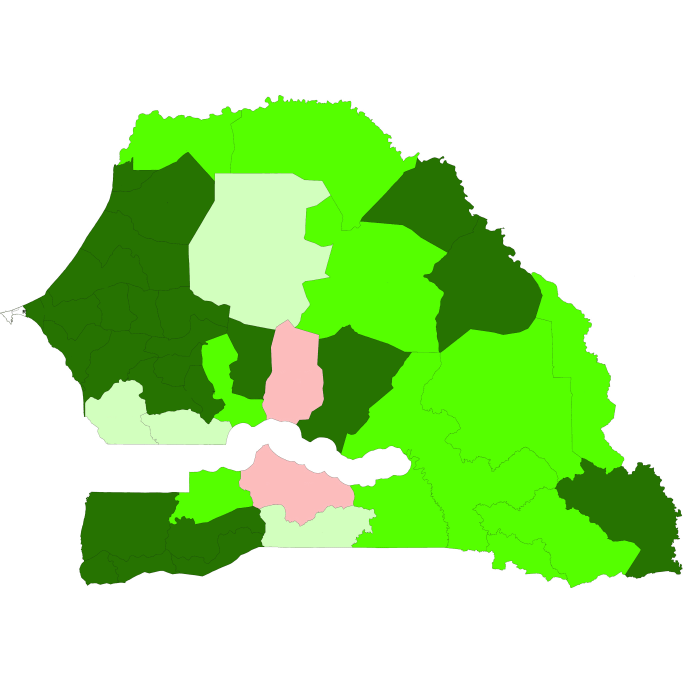
%> input picture mapsdigitized/maps/drinkingwater.png, 2048 x 2048 px (shown at 1/3 size)
$ octave --eval "mapReader5;"   (GNU Octave 9; MATLAB toolbox functions it lacks are replaced by stand-ins)
%> lines starting %> are read from the running program, lines starting %| are printed output that depends on the picture
function mapReader5


%Init
clc
im = imread('maps/drinkingwater.png');
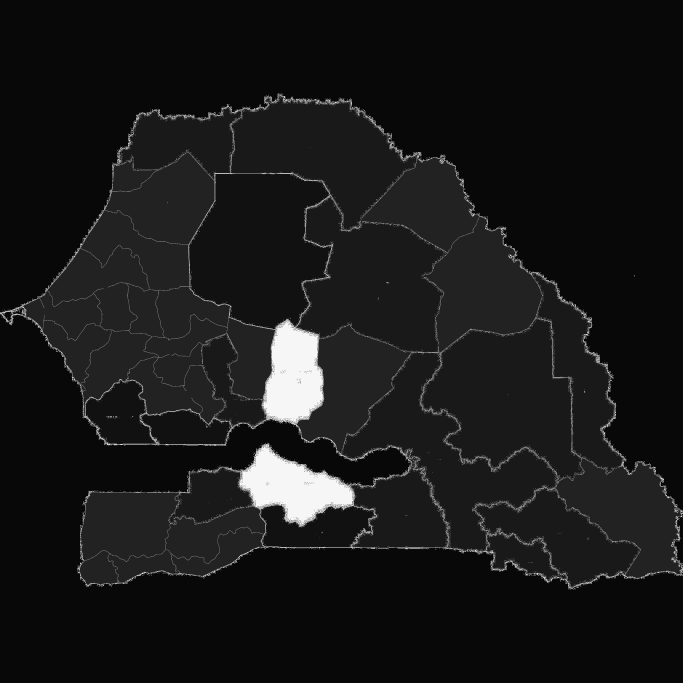
%> im: size 2048x2048 uint8 (shown at 1/3 size); min 0, max 30, mean 2.8; drawn with min black and max white
load('meta/districts.mat');


%Positions
xpos = linspace(-17.52999,-11.348894,2048);
ypos = linspace(12.307808,16.691532,2048);
ypos = flipdim(ypos,2);


%Meshgrid
[Xm,Ym] = meshgrid(1:2048,1:2048);
Xm = reshape(Xm,numel(Xm),1);
Ym = reshape(Ym,numel(Ym),1);


%Loop through districts
imagesc(im);
hold on;
colormap gray;
V = []
X = zeros(2048,2048);
for i=1:123

  %Get data
  loc = outlines(i).X;
  orig = loc;

  %Center and shrink
  meanval = mean(loc);
  loc(:,1) = loc(:,1) - meanval(1);
  loc(:,2) = loc(:,2) - meanval(2);
  loc = loc * 0.5;
  loc(:,1) = loc(:,1) + meanval(1);
  loc(:,2) = loc(:,2) + meanval(2);

  %Correct
  ind = loc2ind(loc);
  ind(:,2) = 1765 - ind(:,2);


  %Get values
  indexes = sub2ind(size(im),ind(:,2),ind(:,1));
  mval = mode(im(indexes));


  %Correct
  ind = loc2ind(orig);
  ind(:,2) = 1765 - ind(:,2);

  if (mval == 1)
    plot(ind(:,1),ind(:,2),'r');
  end
  if (mval == 2)
    plot(ind(:,1),ind(:,2),'b');
  end
  if (mval == 3)
    plot(ind(:,1),ind(:,2),'g');
  end
  if (mval == 4)
    plot(ind(:,1),ind(:,2),'c');
  end
  if (mval == 5)
    plot(ind(:,1),ind(:,2),'m');
  end
  V = [V ; i mval];
end
%> this loop made 123 passes
%> mval on passes 7 to 18: 1, 1, 4, 4, 4, 4, 4, 4, 4, 4, 4, 4
%> (mval, V) on passes 1 to 6: (1, [1 1]), (1, [1 1; 2 1]), (1, [1 1; 2 1; 3 1]), (1, [1 1; 2 1; 3 1; 4 1]), (30, [1 1; 2 1; 3 1; 4 1; 5 30]), (1, [1 1; 2 1; 3 1; 4 1; 5 30; 6 1])
%> after the loop, V = 123 rows, first 12: [1 1; 2 1; 3 1; 4 1; 5 30; 6 1; 7 1; 8 1; 9 4; 10 4; 11 4; 12 4]; ind = 534 rows, first 12: [1477 693; 1481 694; 1483 694; 1486 693; 1491 693; 1492 693; 1493 692; 1495 690; 1495 690; 1498 688; 1499 688; 1501 688]; loc = 534 rows, first 12: [-13.12 15.28; -13.11 15.28; -13.11 15.28; -13.11 15.28; -13.1 15.28; -13.1 15.28; -13.1 15.28; -13.09 15.28; -13.09 15.28; -13.09 15.29; -13.09 15.29; -13.08 15.29]

V
%> `mapReader5;`:
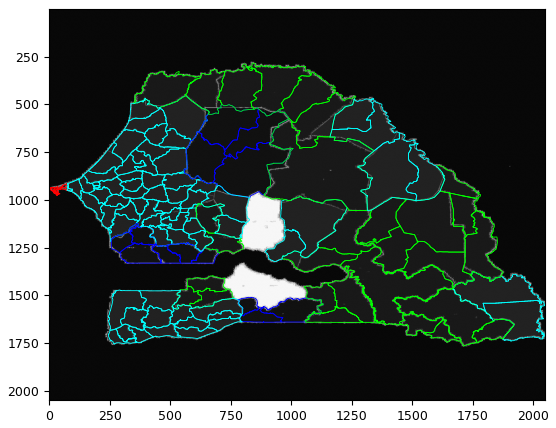
%> figure redrawn from the program's plot data


%------------------------------------------------------------
function ind = loc2ind(loc)

  ind = [];
  loc(:,1) = (loc(:,1) + 17.52999) * 0.1615;
  loc(:,2) = (loc(:,2) - 12.30780) * 0.165;
  ind = round(loc * 2048);
